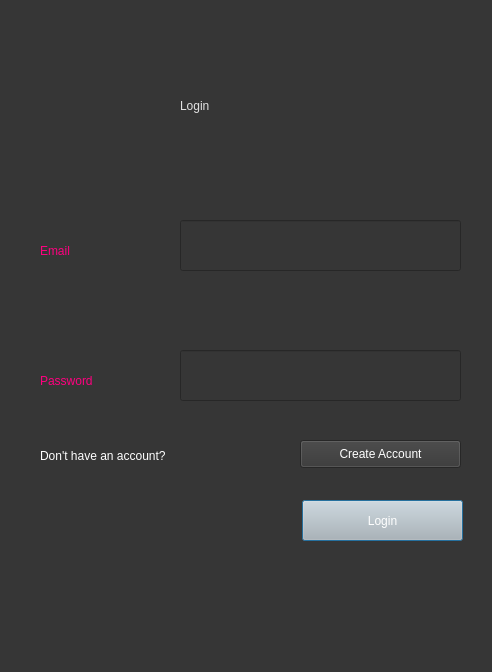
<?xml version="1.0" encoding="UTF-8"?>
<ui version="4.0">
 <class>Dialog</class>
 <widget class="QDialog" name="Dialog">
  <property name="geometry">
   <rect>
    <x>0</x>
    <y>0</y>
    <width>492</width>
    <height>672</height>
   </rect>
  </property>
  <property name="windowTitle">
   <string>Dialog</string>
  </property>
  <property name="styleSheet">
   <string notr="true">background-color: rgb(54, 54, 54);</string>
  </property>
  <widget class="QLabel" name="label_login">
   <property name="geometry">
    <rect>
     <x>180</x>
     <y>80</y>
     <width>121</width>
     <height>51</height>
    </rect>
   </property>
   <property name="styleSheet">
    <string notr="true">font: 28pt &quot;Arial&quot;;
color: rgb(226, 226, 226);</string>
   </property>
   <property name="text">
    <string>Login</string>
   </property>
  </widget>
  <widget class="QLabel" name="label_Email">
   <property name="geometry">
    <rect>
     <x>40</x>
     <y>230</y>
     <width>71</width>
     <height>41</height>
    </rect>
   </property>
   <property name="styleSheet">
    <string notr="true">font: 16pt &quot;Arial&quot;;
color: rgb(255, 0, 127);</string>
   </property>
   <property name="text">
    <string>Email</string>
   </property>
  </widget>
  <widget class="QLineEdit" name="lineEdit_email">
   <property name="geometry">
    <rect>
     <x>180</x>
     <y>220</y>
     <width>281</width>
     <height>51</height>
    </rect>
   </property>
   <property name="styleSheet">
    <string notr="true">font: 12pt &quot;等线&quot;;
color: rgb(255, 255, 255);</string>
   </property>
  </widget>
  <widget class="QLabel" name="label_Password">
   <property name="geometry">
    <rect>
     <x>40</x>
     <y>360</y>
     <width>131</width>
     <height>41</height>
    </rect>
   </property>
   <property name="styleSheet">
    <string notr="true">font: 16pt &quot;Arial&quot;;
color: rgb(255, 0, 127);</string>
   </property>
   <property name="text">
    <string>Password</string>
   </property>
  </widget>
  <widget class="QLineEdit" name="lineEdit_password">
   <property name="geometry">
    <rect>
     <x>180</x>
     <y>350</y>
     <width>281</width>
     <height>51</height>
    </rect>
   </property>
   <property name="styleSheet">
    <string notr="true">color: rgb(255, 255, 255);
font: 12pt &quot;等线&quot;;</string>
   </property>
  </widget>
  <widget class="QPushButton" name="pushButton_Login">
   <property name="geometry">
    <rect>
     <x>302</x>
     <y>500</y>
     <width>161</width>
     <height>41</height>
    </rect>
   </property>
   <property name="styleSheet">
    <string notr="true">background-color: rgb(185, 185, 185);
color: rgb(255, 255, 255);
font: 12pt &quot;Arial&quot;;</string>
   </property>
   <property name="text">
    <string>Login</string>
   </property>
  </widget>
  <widget class="QLabel" name="label_Donot">
   <property name="geometry">
    <rect>
     <x>40</x>
     <y>445</y>
     <width>231</width>
     <height>21</height>
    </rect>
   </property>
   <property name="styleSheet">
    <string notr="true">font: 12pt &quot;Arial&quot;;
color: rgb(255, 255, 255);</string>
   </property>
   <property name="text">
    <string>Don't have an account?</string>
   </property>
  </widget>
  <widget class="QPushButton" name="pushButton_CreateAcc">
   <property name="geometry">
    <rect>
     <x>300</x>
     <y>440</y>
     <width>161</width>
     <height>28</height>
    </rect>
   </property>
   <property name="styleSheet">
    <string notr="true">color: rgb(255, 255, 255);
background-color: rgb(54, 54, 54);
font: 12pt &quot;Arial&quot;;</string>
   </property>
   <property name="text">
    <string>Create Account</string>
   </property>
  </widget>
 </widget>
 <resources/>
 <connections/>
</ui>
